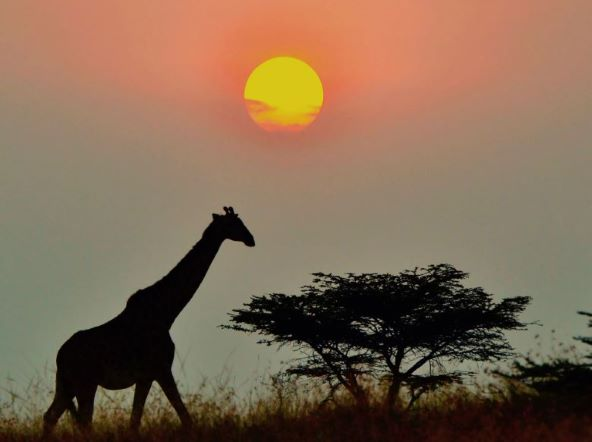
#> input picture Exercise1/sunset.JPG, 592 x 442 px
$ python utils.py
#> lines starting #> are read from the running program, lines starting #| are printed output that depends on the picture
import numpy
import numpy as np
from PIL import Image
from numba import jit
from tqdm import tqdm
from abc import abstractmethod, abstractstaticmethod
import time


class SeamImage:
    # [105 lines left out: functions __init__, rgb_to_grayscale, calc_gradient_magnitude, not called in this run]
        # raise NotImplementedError("TODO: Implement SeamImage.calc_gradient_magnitude")

    def calc_M(self):
        pass

    def seams_removal(self, num_remove):
        pass

    def seams_removal_horizontal(self, num_remove):
        pass

    def seams_removal_vertical(self, num_remove):
        pass

    def rotate_mats(self, clockwise):
        pass

    def init_mats(self):
        pass

    def update_ref_mat(self):
        pass

    def backtrack_seam(self):
        pass

    def remove_seam(self):
        pass

    # [4 lines left out: function reinit, not called in this run]

    @staticmethod
    def load_image(img_path):
#> called with img_path = 'sunset.JPG'
        return np.asarray(Image.open(img_path)).astype('float32') / 255.0


class ColumnSeamImage(SeamImage):
    """ Column SeamImage.
    This class stores and implements all required data and algorithmics from implementing the "column" version of the seam carving algorithm.
    """

    # [178 lines left out: functions __init__, calc_M, seams_removal, update_E, update_M, seams_removal_horizontal and 3 more, not called in this run]
        # raise NotImplementedError("TODO: Implement SeamImage.remove_seam")


class VerticalSeamImage(SeamImage):
    # [191 lines left out: functions __init__, calc_M, seams_removal, seams_removal_horizontal, seams_removal_vertical, backtrack_seam and 8 more, not called in this run]


import numba
import numpy as np
import matplotlib.pyplot as plt
from functools import partial
from PIL import Image
from numba import jit
from utils import SeamImage, ColumnSeamImage, VerticalSeamImage
#> in rgb_to_grayscale, `grey_img = np.dot(np_img, self.gs_weights)`:
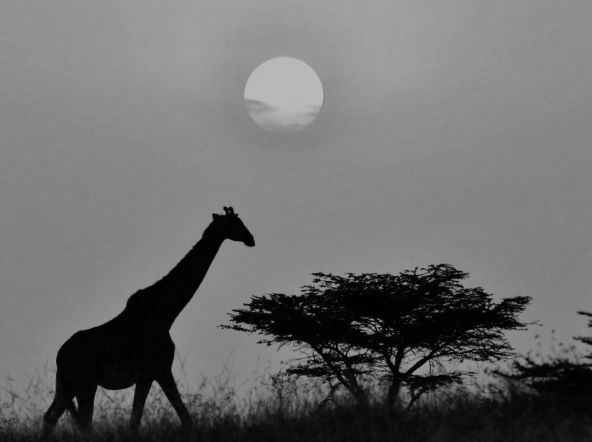
#> grey_img: shape (442, 592, 1) float64; min 0, max 0.753, mean 0.432
#> in calc_gradient_magnitude, `self.dx = np.diff(gs, axis=0, append=gs[[-2]])`:
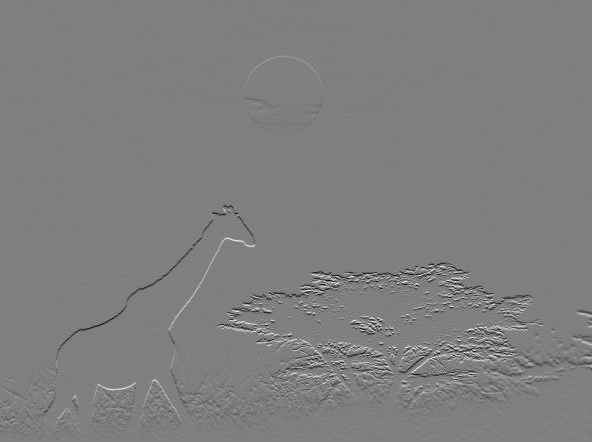
#> self.dx: shape (442, 592) float64; min -0.493, max 0.489, mean -0.00121; drawn with min black and max white
#> in calc_gradient_magnitude, `self.dy = np.diff(gs, axis=1, append=gs[:, [-2]])`:
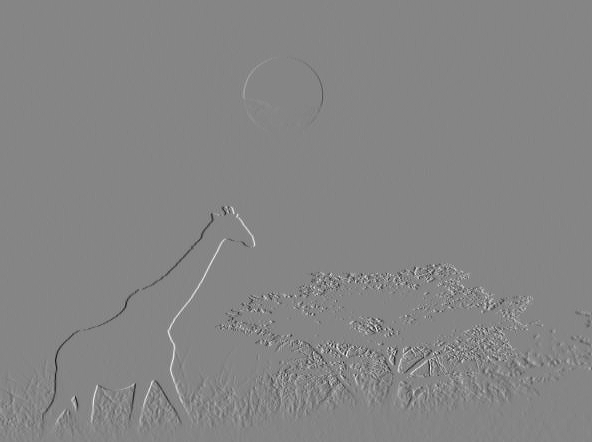
#> self.dy: shape (442, 592) float64; min -0.505, max 0.46, mean -0.000127; drawn with min black and max white
#> in calc_gradient_magnitude, `pixel_energy = np.sqrt(np.square(self.dx) + np.square(self.dy))`:
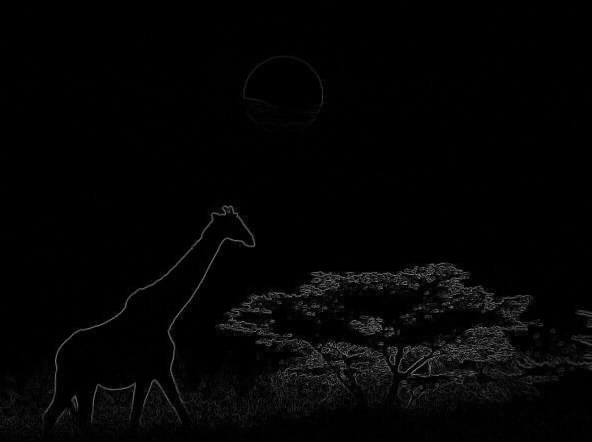
#> pixel_energy: shape (442, 592) float64; min 0, max 0.636, mean 0.0169

plt.rcParams["figure.figsize"] = (10,5)
#%%
# img_path = "pinguins.jpg"
img_path = "sunset.JPG"

# helper functions
def read_image(img_path):
    return np.asarray(Image.open(img_path)).astype('float32')


def show_image(np_img, grayscale=False):
#> in calc_M, `m_costs = np.cumsum(m_costs, axis=0)`:
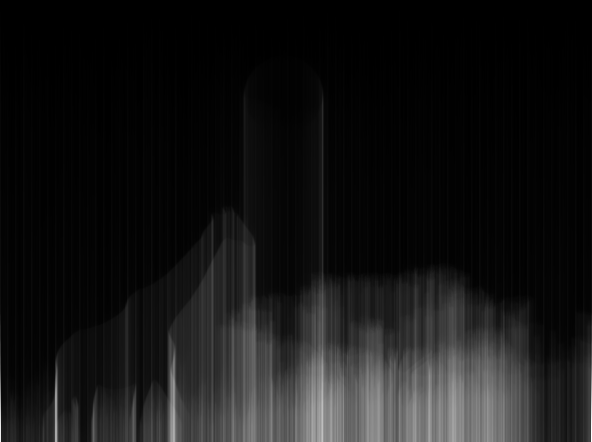
#> m_costs: shape (442, 592) float64; min 0, max 41.99, mean 3.6; drawn with min black and max white
    fig, ax = plt.subplots()
    if not grayscale:
        ax.imshow(np_img)
    else:
        ax.imshow(np_img, cmap=plt.get_cmap('gray'))
    ax.axis("off")
    plt.show()

def init_plt_grid(nrow=1, ncols=1, figsize=(20,10), **kwargs):
    fig, ax = plt.subplots(nrow, ncols, figsize=figsize, facecolor='gray', **kwargs)
    font_size = dict(size=20)
    return ax, font_size

### 1. Imaplement SeamImage (20 points)
#%%
# TODO: Create a SeamImage instance
s_img = SeamImage(img_path)

# display sample image we will be working on
show_image(s_img.rgb)

# disply grayscale version
show_image(s_img.gs, grayscale=True)

# display its energy (gradient magnitude)
show_image(s_img.E, grayscale=True)

# TODO: Create a ColumnSeamImage instance
cs_img = ColumnSeamImage(img_path)
#%%
# dispay matrices

ax, font_size = init_plt_grid(ncols=3, figsize=(20,10))

ax[0].set_title('Original Image', **font_size)
ax[1].set_title('Gradient Magnitude Image (E)', **font_size)
ax[2].set_title('Energy Matric (M)', **font_size)

ax[0].imshow(cs_img.rgb)
ax[1].imshow(cs_img.E, cmap='gray')
ax[2].imshow(cs_img.M, cmap="gray")

# dp_mat = vs_img.calc_dp_mat(vs_img.M.copy(), np.zeros_like(vs_img.M, dtype=int))
# ax[1,1].imshow(dp_mat)

for sp in ax.reshape(-1):
    sp.set_xticks([])
    sp.set_yticks([])

plt.tight_layout()

# remove seams (modify as you with)
cs_img.seams_removal_vertical(200)
#> the loop in seams_removal, `for i in range(num_remove):` made 200 passes
#| 86 86
#| 86 87
#| 86 88
#| 85 85
#| 84 84
#| 83 83
#| 82 82
#| 81 81
#> (further printed lines are left out)
#> after the loop in seams_removal, `for i in range(num_remove):`: self.seam_balance = 200; self.seam_history = 200 values, max 200 at index 199, min 1 at index 165, mean 100.5
#cs_img.seams_removal_horizontal(110)


ax, font_size = init_plt_grid(ncols=3, figsize=(20,10))

ax[0].set_title('Original Image', **font_size)
ax[1].set_title('Seam Visualization', **font_size)
ax[2].set_title('Resized Image', **font_size)

ax[0].imshow(cs_img.rgb)
ax[1].imshow(cs_img.seams_rgb)
ax[2].imshow(cs_img.resized_rgb)

# save resized version
Image.fromarray((cs_img.resized_rgb*255).astype('uint8')).save('./resized_rgb.jpg')
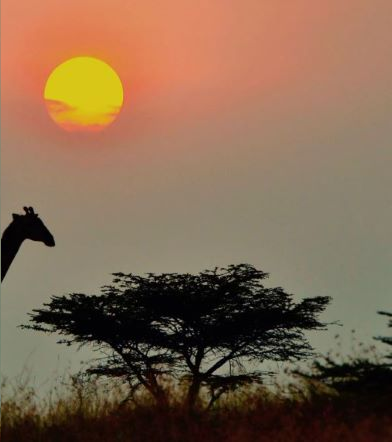
#> saved as resized_rgb.jpg: PIL image 392x442 RGB; mean R, G, B 131.5, 103.3, 79.7

for sp in ax.reshape(-1):
    sp.set_xticks([])
    sp.set_yticks([])
#> in show_image, `plt.show()`:
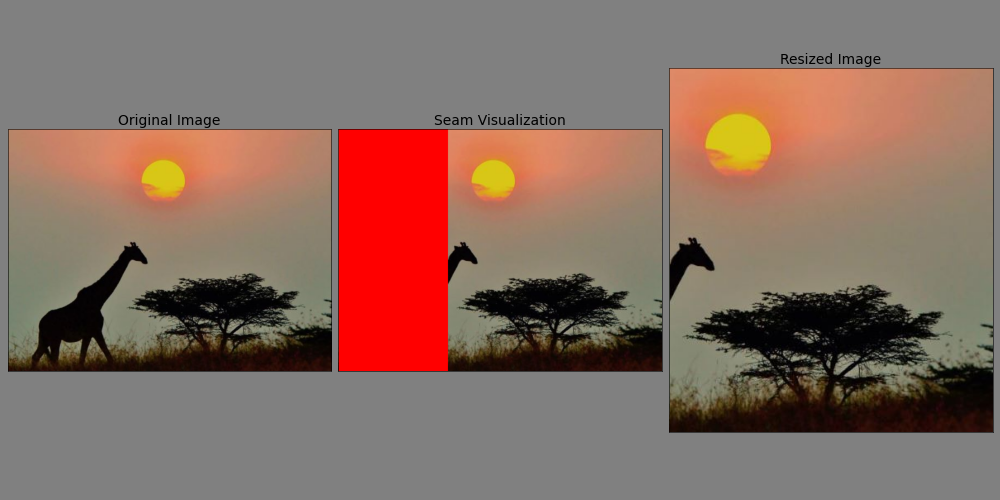
#> figure drawn by matplotlib, 3 panels
#> the loop in seams_removal (call 2), `for i in range(num_remove):` made 200 passes
#| 86 86
#| 86 87
#| 86 88
#| 85 85
#| 84 84
#| 83 83
#| 82 82
#| 81 81
#> (further printed lines are left out)

plt.tight_layout()

$ run again, with Exercise1/pinguins.jpg copied over Exercise1/sunset.JPG
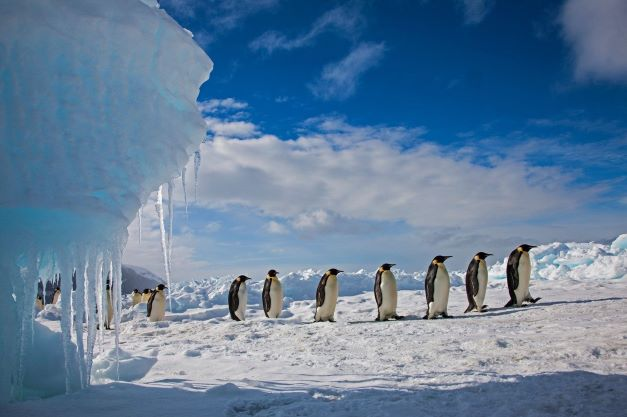
#> input picture Exercise1/pinguins.jpg, 627 x 417 px
#> in calc_M, `m_costs = np.cumsum(m_costs, axis=0)`:
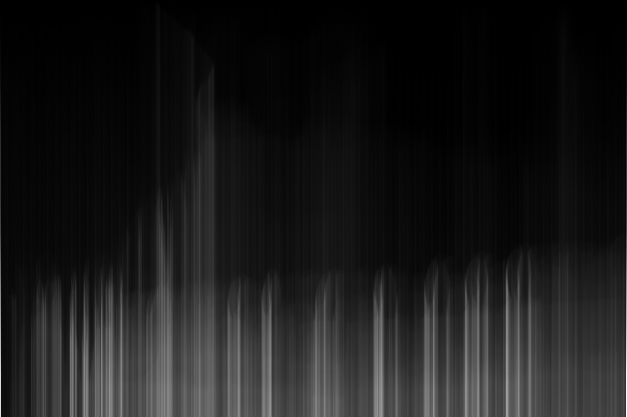
#> m_costs: shape (417, 627) float64; min 0, max 74.39, mean 7.9; drawn with min black and max white
#> the loop in seams_removal, `for i in range(num_remove):` made 200 passes
#> (printed output is left out)
#> after the loop in seams_removal, `for i in range(num_remove):`: self.seam_balance = 200; self.seam_history = 200 values, max 200 at index 199, min 1 at index 7, mean 100.5
#> in show_image, `plt.show()`:
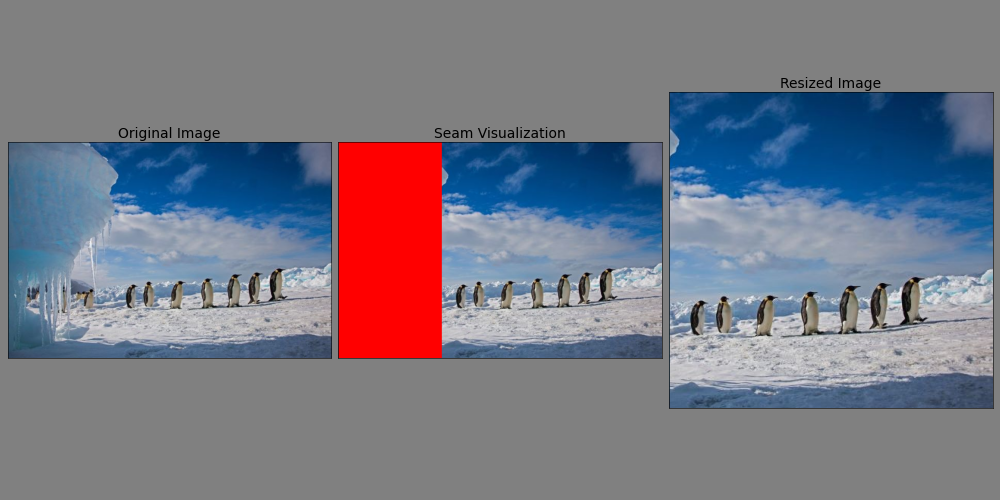
#> figure drawn by matplotlib, 3 panels
#> the loop in seams_removal (call 2), `for i in range(num_remove):` made 200 passes
#> (printed output is left out)
